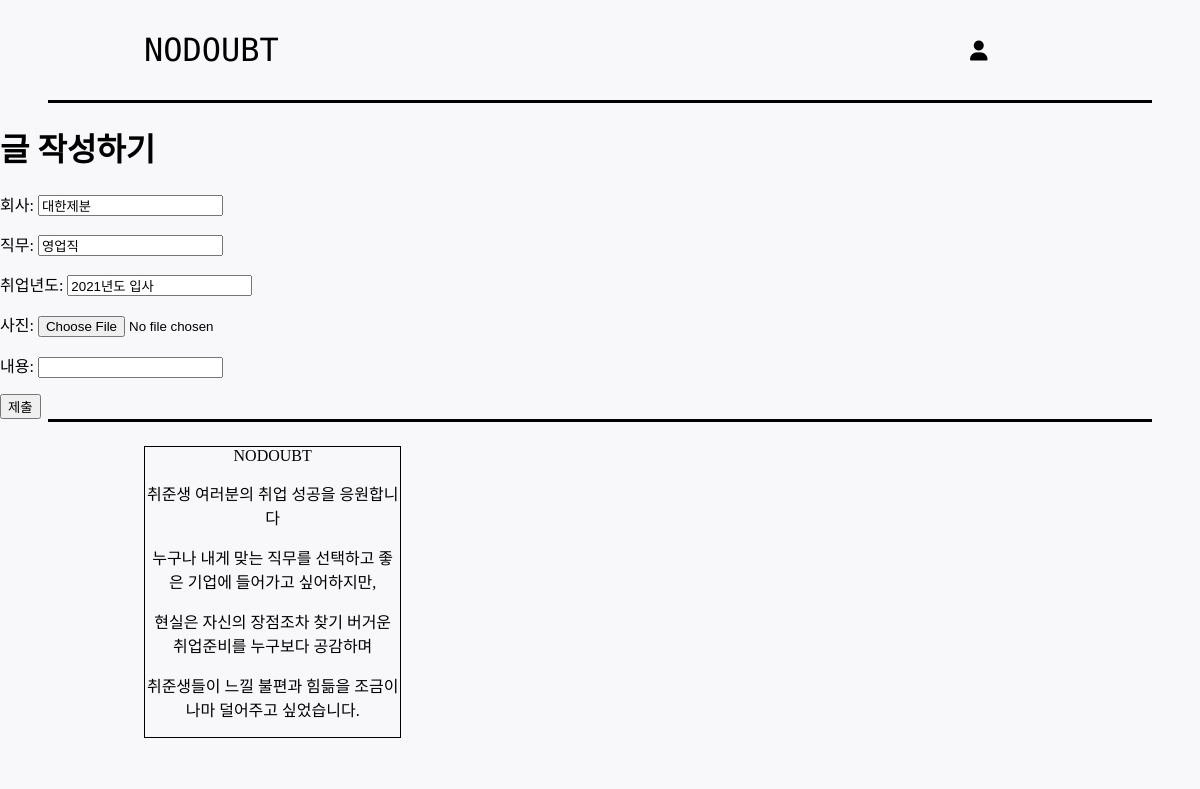
The app's page /edit/5, older data.
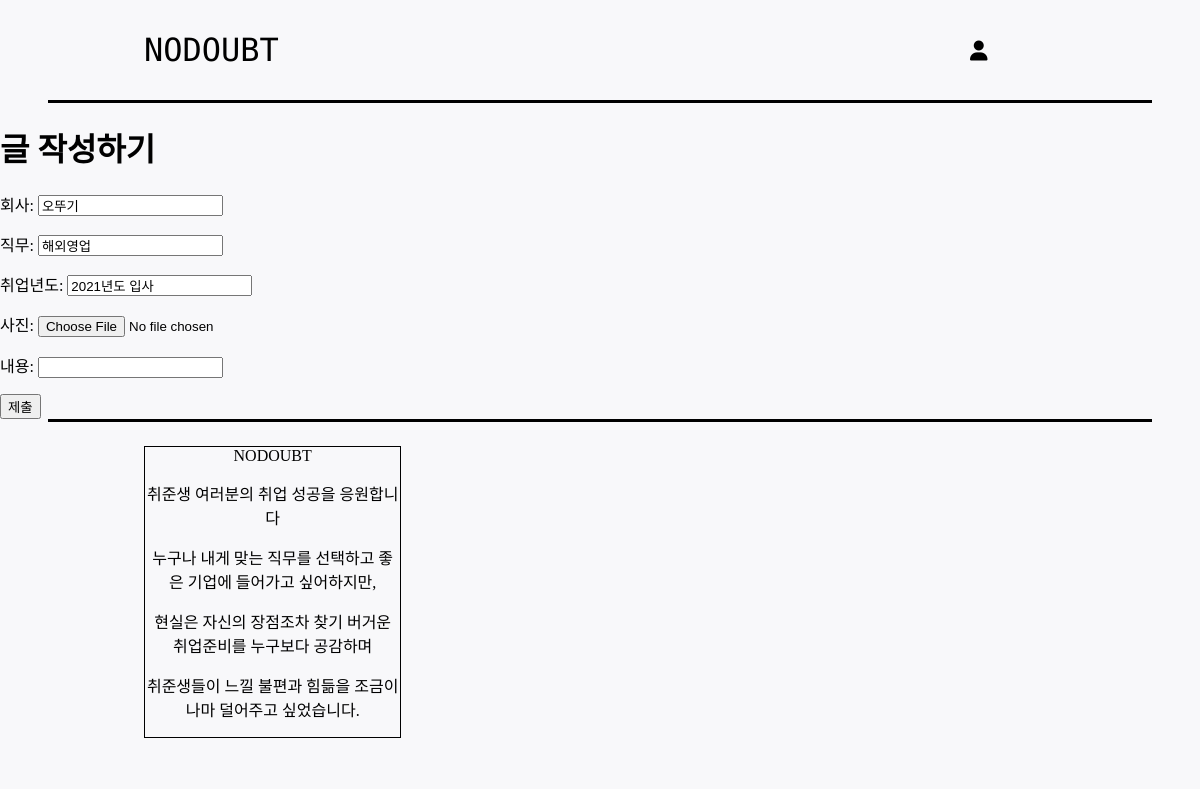
The same page, newer data.
### main/models.py (models this page shows, shortened)
class Data(models.Model):
    id = models.AutoField(primary_key=True)
    company = models.CharField(max_length=200)
    job = models.CharField(max_length=100)
    employed_year = models.CharField(max_length=20)
    pub_date = models.DateTimeField()
    body = models.TextField()
    image = models.ImageField(upload_to = "data/", blank=True, null=True)
    like_user_set = models.ManyToManyField(User, blank=True, related_name='likes_user_set',through='Like')

### main/views.py (the view)
# urls.py: path('edit/<str:id>',views.edit, name="edit"),
def edit(request, id):
    edit_data = Data.objects.get(id = id)
    return render(request, 'main/edit.html', {'data': edit_data})

### main/templates/main/edit.html (shortened to what this page needs)
{% extends 'base.html' %}
{% load static %}
{% block content %}
<div>
	<h1>글 작성하기</h1>
	<form action = "{% url 'main:update' data.id %}" method = "post" enctype="multipart/form-data">
    	<p>회사: <input type="text" name="company" value="{{data.company}}"></p>
    	<p>직무: <input type="text" name="job" value="{{data.job}}"></p>
		<p>취업년도: <input type="text" name="employed_year" value="{{data.employed_year}}"></p>
    	<p>사진: <input type="file" name="image" value="{{data.image}}"></p>
    	<p>내용: <input type="text" name="body" id="" cols="30" rows="10" {{data.body}}></p>
    	<button type="submit">제출</button>
	</form>
</div>
{% endblock %}

### nodoubt/templates/base.html (shortened to what this page needs)
<!DOCTYPE html>
{% load static %}
<html lang="en">
<head>
    <link rel="stylesheet" href="{% static 'css/version1.css' %}" media="screen and (min-width:1398px)"/>
    <link rel="stylesheet" href="{% static 'css/version2.css' %}" media="screen and (min-width:1024px) and (max-width:1397px)"/>
    <link rel="stylesheet" href="{% static 'css/version3.css' %}" media="screen and (min-width:768px) and (max-width:1023px)"/>
    <link rel="stylesheet" href="{% static 'css/version4.css' %}" media="screen and (min-width:601px) and (max-width:767px)"/>
    <link rel="stylesheet" href="{% static 'css/version5.css' %}" media="screen and (min-width:425px) and (max-width:600px)"/>
    <link rel="stylesheet" href="{% static 'css/version6.css' %}" media="screen and (min-width:375px) and (max-width:424px)"/>
    <link rel="stylesheet" href="{% static 'css/version7.css' %}" media="screen and (max-width:374px)"/>
    <link rel="stylesheet" href="{% static 'css/animation.css' %}"/>
</head>
<body>
    {% include 'shared/navbar.html' %}
    {% block content %}
    {% endblock %}
    {% include 'shared/footer.html' %}
</body>
</html>

### nodoubt/templates/shared/navbar.html (shortened to what this page needs)
<div class="menu">
    <div class="menu_form menu_company">
        <a href="{% url 'main:showmain' %}">NODOUBT</a>
    </div>
    <div class="menu_form menu_right">
        <div class="dropdown dropdown_left">
            <i class="fas fa-user fa-lg dropbtn"></i>
        </div>
    </div>
</div>

### nodoubt/templates/shared/footer.html (shortened to what this page needs)
<div class="footer">
    <div class="footer_letter" style="border: 1px solid black;">
        <a id="footer_company"href="{% url 'main:showmain' %}">NODOUBT</a>
        <p id="footer_title">취준생 여러분의 취업 성공을 응원합니다</p>
        <p id="footer_content">누구나 내게 맞는 직무를 선택하고 좋은 기업에 들어가고 싶어하지만,</p>
        <p id="footer_content">현실은 자신의 장점조차 찾기 버거운 취업준비를 누구보다 공감하며</p>
        <p id="footer_content">취준생들이 느낄 불편과 힘듦을 조금이나마 덜어주고 싶었습니다.</p>
    </div>
</div>

### nodoubt/static/css/version1.css (style rules this page uses)
html { background-color: rgb(248,248,250); }
body { margin: 0; }
a { text-decoration: none; color: black; }
.menu { display: flex; border-bottom: 3px solid black; height: 100px; justify-content: space-between; align-items: center; padding: 0% 12%; margin: 0% 4%; }
.menu_company { font-size: 36px; font-family: 'Monoton', sans-serif; width: 170px; }
.menu_right { width: 170px; display: flex; }
.dropbtn { padding: 16px; font-size: 16px; }
.dropdown { position: relative; display: inline-block; }
.dropdown_left { margin-left: 40%; }
.fa-folder-plus, .fa-user { font-size: 20px; }
.footer { margin: 0% 4%; padding: 2% 10%; display:flex; justify-content: center; align-items: center; border-top: 3px solid black; }
.footer_letter { width: 50%; font-size: 36px; font-family: 'Monoton', sans-serif; }
#footer_company { border: 1px solid black; }
#footer_title { font-size: 32px; border: 1px solid black; }
#footer_content { font-size: 16px; border: 1px solid black; }

### nodoubt/static/css/version2.css (style rules this page uses)
html { background-color: rgb(248,248,250); }
body { margin: 0; }
a { text-decoration: none; color: black; }
.menu { display: flex; border-bottom: 3px solid black; height: 100px; justify-content: space-between; align-items: center; padding: 0% 8%; margin: 0% 4%; }
.menu_company { font-size: 32px; font-family: 'Monoton', sans-serif; width: 170px; }
.menu_right { width: 170px; display: flex; }
.dropbtn { padding: 16px; font-size: 16px; }
.dropdown { position: relative; display: inline-block; }
.dropdown_left { margin-left: 40%; }
.fa-folder-plus, .fa-user { font-size: 20px; }
.footer { margin: 0% 4%; padding: 2% 8%; display:flex; justify-content: space-between; align-items: center; border-top: 3px solid black; }
.footer_letter { width: 28%; text-align: center; }

### nodoubt/static/css/version3.css (style rules this page uses)
html { background-color: rgb(248,248,250); }
body { margin: 0; }
a { text-decoration: none; color: black; }
.menu { display: flex; border-bottom: 3px solid black; height: 100px; justify-content: space-between; align-items: center; padding: 0% 4% 0% 8%; margin: 0% 4%; }
.menu_company { font-size: 30px; font-family: 'Monoton', sans-serif; width: 170px; }
.menu_right { width: 170px; display: flex; }
.dropbtn { padding: 16px; font-size: 16px; }
.dropdown { position: relative; display: inline-block; }
.dropdown_left { margin-left: 40%; }
.fa-folder-plus, .fa-user { font-size: 20px; }
.footer { margin: 0% 4%; padding: 2% 6%; display:flex; justify-content: space-between; align-items: center; border-top: 3px solid black; }
.footer_letter { width: 26%; text-align: center; }

### nodoubt/static/css/version4.css (style rules this page uses)
html { background-color: rgb(248,248,250); }
body { margin: 0; }
a { text-decoration: none; color: black; }
.menu { display: flex; border-bottom: 3px solid black; height: 100px; justify-content: space-between; align-items: center; padding: 0% 4% 0% 4%; margin: 0% 4%; }
.menu_company { font-size: 30px; font-family: 'Monoton', sans-serif; width: 170px; }
.menu_right { width: 170px; display: flex; }
.dropbtn { padding: 16px; font-size: 16px; }
.dropdown { position: relative; display: inline-block; }
.dropdown_left { margin-left: 40%; }
.fa-folder-plus, .fa-user { font-size: 20px; }
.footer { margin: 0% 4%; padding: 2% 4%; display: flex; justify-content: space-between; align-items: center; border-top: 3px solid black; }
.footer_letter { width: 44%; text-align: center; }

### nodoubt/static/css/version5.css (style rules this page uses)
html { background-color: rgb(248,248,250); }
body { margin: 0; }
a { text-decoration: none; color: black; }
.menu { display: flex; border-bottom: 3px solid black; height: 100px; justify-content: space-between; align-items: center; padding: 0% 4% 0% 4%; margin: 0% 4%; }
.menu_company { font-size: 30px; font-family: 'Monoton', sans-serif; width: 170px; }
.menu_right { width: 70px; display: flex; }
.dropbtn { padding: 16px; font-size: 16px; }
.dropdown { position: relative; display: inline-block; }
.dropdown_left { margin-left: 40%; }
.fa-folder-plus, .fa-user { font-size: 20px; }
.footer { margin: 0% 4%; padding: 2% 4%; display: flex; justify-content: space-between; align-items: center; border-top: 3px solid black; }
.footer_letter { width: 48%; text-align: center; }

Row changes from the older to the newer data that the page shows:
changed Data "2021년도 입사": company "대한제분" → "오뚜기"; job "영업직" → "해외영업"
